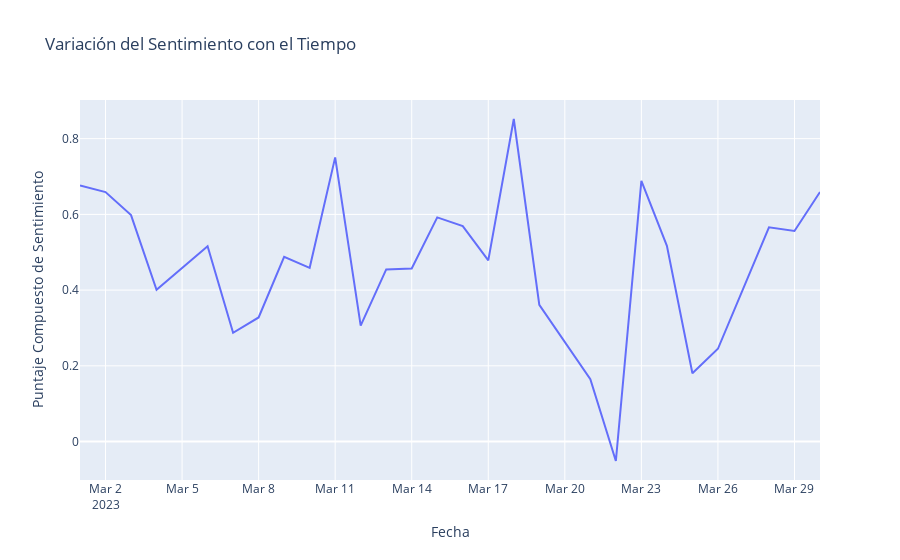

The notebook cell saved with this chart:
### Code cell
# Agrupar los datos por fecha y calcular el promedio del puntaje compuesto de sentimiento para cada fecha
sentimiento_promedio = df['Sentimiento'].apply(lambda x: x[1]).groupby(df['date']).mean()

# Crear una lista de comentarios para cada punto de la línea
comentarios = df['translated_tweet'].tolist()

# Crear la figura de la gráfica interactiva
fig = go.Figure()

# Agregar una línea para mostrar cómo varían los sentimientos con el tiempo
fig.add_trace(go.Scatter(x=sentimiento_promedio.index, y=sentimiento_promedio.values,
                         mode='lines', name='Sentimiento promedio',
                         hovertext=comentarios, hoverinfo='text+x+y'))

# Establecer el diseño del gráfico
fig.update_layout(title='Variación del Sentimiento con el Tiempo',
                  xaxis_title='Fecha',
                  yaxis_title='Puntaje Compuesto de Sentimiento')

# Mostrar la gráfica
fig.show()

### Figure 1 — Plotly figure (JSON) as saved in the notebook; plotly's stock layout.template omitted (floating-point values rounded to 4 significant figures)
{"data": [{"hoverinfo": "text+x+y", "hovertext": ["cheer up almost a year with the heycredit card guaranteed and without problems including abroad", "thank you as i remember i had already done this the day i went to activate it but i will do it again for both tdd and tdc thank you", "much success heybanco", " highly recommended ok hand ps yotepresto and 100ladrillos hechoenjalisco", "hello thank you very much for your response in dmok hand with what you told me i was able to do the movement i required", "manifestosparkles i went today and left in love i got in and almost went for a ride beautiful car play me niceheart on firefolded handstwo hearts", "it was resolved with the app update thanks the dm ok hand mediumlight skin tone also helped me", "you are my bank and the truth is you are doing very well", "definitivamentebackhand index pointing up medium skin tone", "thanks for kidnapping the money in savings man facepalmingbitcoin fixes this literally that saves me face with rolling eyes", "thank you the transfer was applied the next day", "thanks i already solved it hahaha i was wrong", "the issue was clarified thank you", "bank run", "i responded to them privately greetings", "thats good to know", "thanks for the information folded hands", "gracias", "list", "this is how you welcome your metal card even without additional benefits melting face", "the app crashed everything has been a good experience with you dont fail me when i need you", "the truth is that the process of talking to someone is less tedious and i really like the experience", "thanks i already answered them", "aid", "yes thank you i answered them again a couple of hours ago", "it was faster to dial i had to make a list of facts where i put the data i wanted to change and they already did it i was finally able to install the token the guy who helped me was super good and friendly her name is christian hernndez red heart", "tell me if you are going bankrupt to get my investment money in 7 days please and thank you very much in advance i love you sparklesheart on fire", "yeah they are the best despite the veto", "thank you so much", "solved thank you very much heart hands mediumlight skin tone", "now it can", "gracias", "gracias ", "they keep talking to me during working hours just because your dhl staff neglects their work does not mean that i have to neglect mine if they are going to talk to me let it be after 3 pm or 3 pm i appreciate that this time they read my schedule and tell me when i can answer the phone", "exactly loyalty points that are only exchanged in their store at least in santander if the store had technology and household items better that they exchange it for more cashback", "truly the best bank there is sparkling heartsparkles los tqm lot cowboy hat face", "well i could do it now", "great", "great", "well done excellent", "i earned a month of spotify and im not a grinning face with smiling eyes user they better change my card i like the white one from the business better beaming face with smiling eyes", "its excellent i have worked with them for several years and everything is perfect", "super hopefully this can be corrected in the app then it appeared like this a few days ago suddenly thanks cc", "wow what emotion", "partying face i never win anything but today i started my day well thumbs up light skin tone", "exitorainbow flagrainbow flag", "i already answered them thank you", "ready", "thank you i already knew them i used them and today i leave them they are definitely not my thing but i do recommend them thumbs up mexican fintech banks", "switch to heybanco so far its the best ive tried they give you 2 of everything you spend and its free money if youre like me who always pays on time and never pays interest", "wwwooowww how wonderful congratulations and of course i will be there to enjoy my golden girl", "i really thank you since i dont have the debit card and i need it", "thank you very much for the information see you there on june 3", "well xd", "she is an amazing dj", "thank you very much im waiting regards", "a 100 third world festival congratulations", "the beautiful superman two hearts", "thanks for the follow up", "mi primera tdc credit cardbeating heart thx", "thanks for your reply", "thank you i look forward to your prompt response of thanks", "im surprised how it allows those things to be organized face vomiting", "thank you as always super good and fast your paes attention", "thank you so much ", "hello i want to tell you that thank you very much for following up on my problem about the token it has now been resolved very good service in the end it was not your problem but rather that of my operator regards", "gracias", "hey dont make us from the tikitoki dynamic suffer anymore hahaha loudly crying facesparkling heart", "what a good day i need help", "excellent customer service heart hands light skin tone never change red heart", "beware there with todays dynamics i won a dynamic for a pal noe subscription where he tags me", "greetings bro thanks for watching the videos", "gracias", "thank you namesake im your fan ", "hello allow me to learn more about your case via private message so i can give you the necessary and quick attention greetings", "beware there with todays dynamics i won a dynamic for a pal noe subscription where he tags me", "the easy", "gracias", "hello ntp after other attempts they were able to assist me thank you", "if the annuity is 999 if you raise 100k you are free from the annuity much better than that piece of metal visa standard", "exactly they are all dual", "thats why fondeadora metal is world elite ", "ok thanks", "thank god lol", "same as me with amazon", "this is the oppounity of a lifetime gotta watch this web3 developers mev strategy video and learn how to make some serious cash with crypto", "that man deserves that you send him in addition to such a pleasant congratulation a special unique and uncensored photo autographed by the goddess of tw", "may god reward you with many children", "send it to me ill send it to you ha ha ha cool that solved it for you", "i send a thunderous kiss and a buttock squeeze to ngel argello saying that in two hours he resolved a matter that had been stalled for 59 days grateful to the one below pleading face", "i hadnt told you that i know angel but he is very shy if you like i will send him the present", "thanks i already received the thumbs up code", "be grateful and if its with the one below the better", "i am also very grateful to the people who have wanted to make donations for the costumes without a doubt i greatly appreciate and appreciate it if you want to donate something you can do it to the code 058597000024431851 in heybanco in the name of noris vargas g however you can also", "hahaha very good", "beware there with todays dynamics i won a dynamic for a pal noe subscription where he tags me", "friends for the first time in my life i won a dynamic hahahahaha thank you i didnt win the cake but this dynamic sparkles", "having so many cashback meetings and seeing the benefits makes me want to take out my cashback cards amp", "i am also very grateful to the people who have wanted to make donations for the costumes i certainly appreciate and appreciate it"], "mode": "lines", "name": "Sentimiento promedio", "type": "scatter", "x": ["2023-03-01T00:00:00", "2023-03-02T00:00:00", "2023-03-03T00:00:00", "2023-03-04T00:00:00", "2023-03-06T00:00:00", "2023-03-07T00:00:00", "2023-03-08T00:00:00", "2023-03-09T00:00:00", "2023-03-10T00:00:00", "2023-03-11T00:00:00", "2023-03-12T00:00:00", "2023-03-13T00:00:00", "2023-03-14T00:00:00", "2023-03-15T00:00:00", "2023-03-16T00:00:00", "2023-03-17T00:00:00", "2023-03-18T00:00:00", "2023-03-19T00:00:00", "2023-03-21T00:00:00", "2023-03-22T00:00:00", "2023-03-23T00:00:00", "2023-03-24T00:00:00", "2023-03-25T00:00:00", "2023-03-26T00:00:00", "2023-03-28T00:00:00", "2023-03-29T00:00:00", "2023-03-30T00:00:00"], "y": [0.6765, 0.659, 0.5981, 0.4008, 0.5159, 0.2873, 0.3277, 0.4881, 0.4588, 0.7506, 0.3062, 0.4546, 0.4572, 0.5921, 0.5689, 0.4783, 0.8519, 0.3612, 0.1646, -0.05135, 0.6884, 0.5169, 0.1806, 0.245, 0.5659, 0.5562, 0.6591]}], "layout": {"title": {"text": "Variación del Sentimiento con el Tiempo"}, "xaxis": {"title": {"text": "Fecha"}}, "yaxis": {"title": {"text": "Puntaje Compuesto de Sentimiento"}}}}
